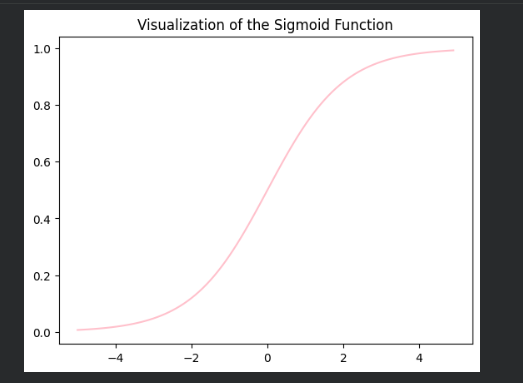

Reproduce this figure in Python.
import numpy as np
import matplotlib.pyplot as plt

def sigmoid(z):
    return 1 / (1 + np.exp( - z))

plt.plot(np.arange(-5, 5, 0.1), sigmoid(np.arange(-5, 5, 0.1)), color='pink')
plt.title('Visualization of the Sigmoid Function')
plt.show()
